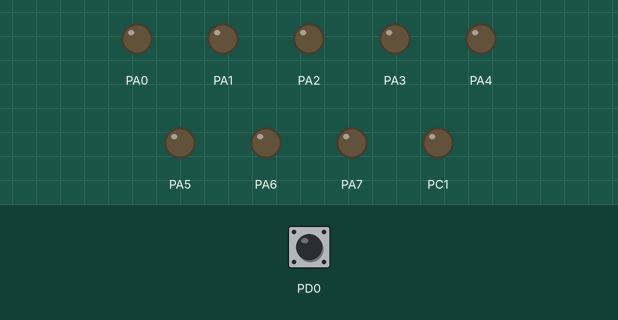
A program run on a simulated ATmega128, built with avr-gcc and emulated at 16 MHz. On the bench: output pins drawn as LEDs (lit = HIGH). The test bench sets the inputs (shaded band); at power-on: PD0 HIGH. What the program prints to the serial monitor is not drawn.

Above: at 1.2 s.
1.3 s: PD0 pulled LOW for 0.15 s
At 2.0 s:
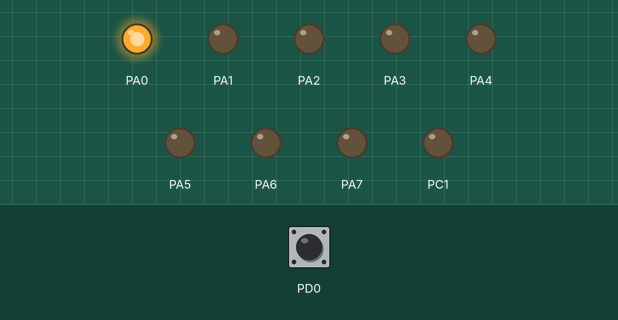
2.9 s: PD0 pulled LOW for 1 s
At 3.8 s:
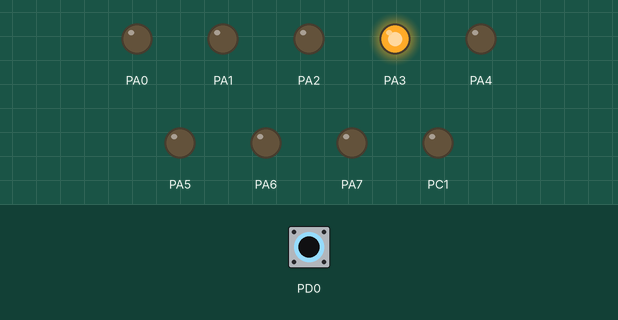
5.4 s: PD0 pulled LOW for 0.15 s
At 6.6 s:
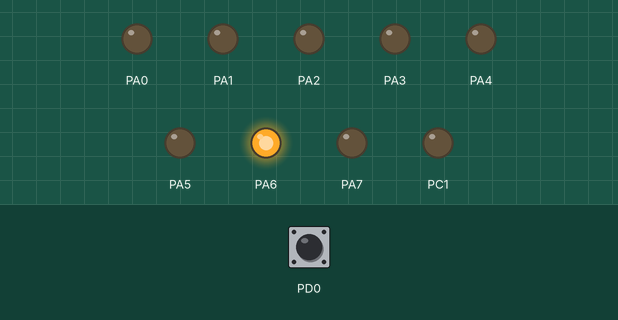
7.0 s: PD0 pulled LOW for 3.2 s
At 8.5 s:
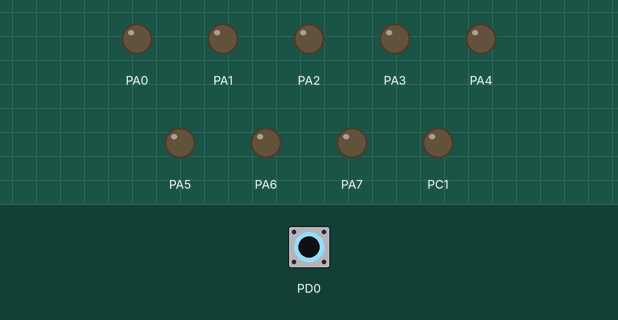
Timing chart, 0 to 10.0 s (numbered marks = the images above; inputs shaded):
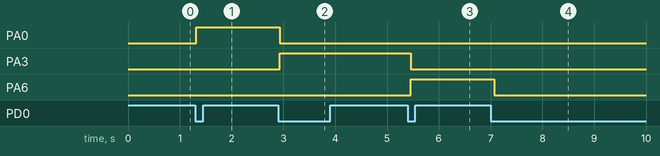

The program:

main.c
```c
/*
 * 0130_csharp_HMI.c
 *
 * Created: 2019-02-13 오전 10:24:59
 * Author : kccistc
 */

#define F_CPU 16000000L
#include <avr/io.h>
#include <avr/interrupt.h>
#include <util/delay.h>
#include "UART/UART0.h"

// 인터럽트 사용
// 현재 LED 상태
volatile int _state = 0;
volatile char _queue[256];
volatile int _protocol = 0;
volatile int _buffer = 0;

// 통신상태 확인 flag
volatile unsigned char _isCon = 0;
volatile unsigned char _conAlarm = 0;
volatile unsigned char _wait = 0;

ISR(INT0_vect)
{
	_state = (_state + 1) % 4;
}

ISR(USART0_RX_vect)
{
	_queue[_buffer] = UDR0;

	if (_queue[_buffer] == 0x03)
	{
		_protocol = 1;
		_buffer = 0;
	}else{
		_buffer++;
	}
}

void INIT_PORT(void)
{
	DDRA |= 0xFF;			// LED 포트 A의 모든핀을 출력으로 설정
	DDRC |= 0x02;			// LED 포트 C의 C1핀을 출력으로 설정

	DDRD &= ~0x01;			// 버튼 포트 D의 1개핀만 입력으로 설정
	PORTD |= 0x01;			// 버튼 포트 D의 PD0은 내부 풀업 저항을 사용하도록 설정
}

void INIT_INT0(void)
{
	EIMSK |= (1 << INT0);			// INT0 인터럽트 활성화
	EICRA |= (1 << ISC01);			// 하강 에지에서 인터럽트 발생
	sei();							// 전역적으로 인터럽트 허용
}

void ConAlarm(void)
{
	// 연결이 되지 있지 않으면 알람 램프를 끄고 이후 로직 실행하지 않음
	if (_isCon == 0)
	{
		PORTC = 0x00;
		return;
	}

	// 1초 간격으로 램프 점멸
	if (_conAlarm <= 10)
		PORTC = 0x02;
	else
		PORTC = 0x00;

	_conAlarm = (_conAlarm >= 20) ? 0 : _conAlarm + 1;
}

void ConCheck(void)
{
	// 연결 메세지가 안오고 3초가 지났을 경우, 연결 끊김으로 설정
	if (_wait > 30)
		_isCon = 0;

	_wait = (_wait >= 1000) ? 50 : _wait + 1;
}

int main(void)
{
	// 포트 설정
	INIT_PORT();
	// 버튼 인터럽트 설정
	INIT_INT0();
	// UART 통신 설정
	UART0_init();

    /* Replace with your application code */
    while (1)
    {
		// PC와 연결이 되었을 경우, 시동 램프를 점멸
		ConAlarm();

		// C#에서 데이터가 왔을경우
		if (_protocol)
		{
			// 통신 연결 메세지를 받았을 경우
			if (_queue[1] == 0x54)
				_isCon = 1;
			else if (_queue[1] == 0x46)		// 통신 중단 메세지를 받았을 경우
				_isCon = 0;
			else if (_queue[1] == 0x4E)		// 램프 변경 메세지를 받았을 경우
				_state = (_state + 1) % 4;
			else if (_queue[1] == 0x41)		// A 램프 변경 메세지를 받았을 경우
				_state = 1;
			else if (_queue[1] == 0x42)		// B 램프 변경 메세지를 받았을 경우
				_state = 2;
			else if (_queue[1] == 0x43)		// C 램프 변경 메세지를 받았을 경우
				_state = 3;

			_protocol = 0;
			_wait = 0;
		}

		// 버튼이 눌렀을때 LED 켜기 (풀업저항이기 때문에 LOW가 왔을때 처리)
		// if ((PIND & 0x01) >> 0 == 0){
		// 인터럽트로 처리
		if (_state == 0){
			PORTA = 0x00;
			UART0_KW_protocol("0");
		}else if (_state == 1){
			PORTA = 0x01;
			UART0_KW_protocol("1");
		}else if (_state == 2){
			PORTA = 0x08;
			UART0_KW_protocol("2");
		}else if (_state == 3){
			PORTA = 0x40;
			UART0_KW_protocol("3");
		}

		//연결설정 체크
		ConCheck();
		_delay_ms(100);
    }

	return 0;
}
```

UART0.c
```c
/*
 * UART0.c
 *
 * Created: 2019-01-30 오후 12:00:02
 *  Author: kccistc
 */
#include <avr/io.h>

#define STX 0x02
#define ETX 0x03

void UART0_init(void)
{
	UBRR0H = 0x00;
	UBRR0L = 207;				// 9,600 보율로 설정

	UCSR0A |= _BV(U2X0);		// 2배속 모드
	UCSR0C |= 0x06;				// 비동기, 8비트 데이터, 패리티없음, 1비트 정지 비트 모드

	UCSR0B |= _BV(RXEN0);		// 송수신가능
	UCSR0B |= _BV(TXEN0);

	// 수신 인터럽트 셋팅
	UCSR0B |= (1 << RXCIE0);
}

void UART0_transmit(char data)
{
	while( !(UCSR0A & (1 << UDRE0)) );		// 송신 가능 대기
	UDR0 = data;
}

unsigned char UART0_receive(void)
{
	while ( !(UCSR0A & (1 << RXC0)) );		// 데이터 수신 대기
	return UDR0;
}

void UART0_print_string(char *str)
{
	for(int i = 0; str[i]; i++)				// '\0'문자를 만날때까지 반복
		UART0_transmit(str[i]);				// 바이트 단위 출력
}

void UART0_print_1_byte_number(uint8_t n)
{
	char numString[4] = "0";
	int i, index = 0;

	if (n > 0)
	{
		// 문자열 변환
		for (i=0; n != 0; i++)
		{
			numString[i] = n % 10 + '0';
			n = n /10;
		}

		numString[i] = '\0';
		index = i - 1;
	}

	for (i = index; i >= 0; i--)				// 변환된 문자열을 역순으로 출력
		UART0_transmit(numString[i]);
}

void UART0_KW_protocol(char *str)
{
	// 프로토콜 STX[01]Payload[01]ETX[01]
	UART0_transmit(STX);

	UART0_print_string(str);

	UART0_transmit(ETX);
}
```

UART0.h
```c
/*
 * UART0.h
 *
 * Created: 2019-01-30 오후 12:58:50
 *  Author: kccistc
 */


#ifndef UART0_H_
#define UART0_H_

void UART0_init(void);
void UART0_transmit(char data);
unsigned char UART0_receive(void);
void UART0_print_string(char *str);
void UART0_print_1_byte_number(uint8_t n);
void UART0_KW_protocol(char *str);

#endif /* UART0_H_ */
```

UART1.c
```c
/*
 * UART1.c
 *
 * Created: 2019-01-30 오후 12:00:02
 *  Author: kccistc
 */
#include <avr/io.h>

#define STX 0x02
#define ETX 0x03

void UART1_init(void)
{
	UBRR1H = 0x00;
	UBRR1L = 207;				// 9,600 보율로 설정

	UCSR1A |= _BV(U2X1);		// 2배속 모드
	UCSR1C |= 0x06;				// 비동기, 8비트 데이터, 패리티없음, 1비트 정지 비트 모드

	UCSR1B |= _BV(RXEN1);		// 송수신가능
	UCSR1B |= _BV(TXEN1);
}

void UART1_transmit(char data)
{
	while( !(UCSR1A & (1 << UDRE1)) );		// 송신 가능 대기
	UDR1 = data;
}

unsigned char UART1_receive(void)
{
	while ( !(UCSR1A & (1 << RXC1)) );		// 데이터 수신 대기
	return UDR1;
}

void UART1_print_string(char *str)
{
	for(int i = 0; str[i]; i++)				// '\0'문자를 만날때까지 반복
		UART1_transmit(str[i]);				// 바이트 단위 출력
}

void UART1_print_1_byte_number(uint8_t n)
{
	char numString[4] = "0";
	int i, index = 0;

	if (n > 0)
	{
		// 문자열 변환
		for (i=0; n != 0; i++)
		{
			numString[i] = n % 10 + '0';
			n = n /10;
		}

		numString[i] = '\0';
		index = i - 1;
	}

	for (i = index; i >= 0; i--)				// 변환된 문자열을 역순으로 출력
		UART1_transmit(numString[i]);
}

void UART1_KW_protocol(char *str)
{
	// 프로토콜 STX[01]Payload[01]ETX[01]
	UART1_transmit(STX);

	UART1_print_string(str);

	UART1_transmit(ETX);
}
```

Measured:
- after the input at 1.3 s, PA0: LOW → HIGH at once
- after the input at 2.9 s, PA0: HIGH → LOW at once; PA3: LOW → HIGH at once
- after the input at 5.4 s, PA3: HIGH → LOW after 0.06 s; PA6: LOW → HIGH after 0.06 s
- after the input at 7.0 s, PA6: HIGH → LOW after 0.07 s
